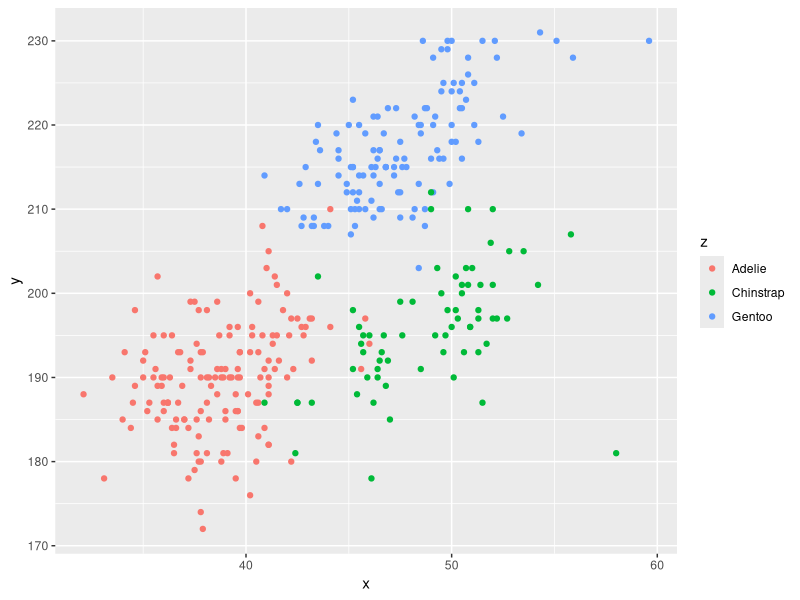

Source code (R):
## ---- chunk 1
library(tidyverse)
## ---- chunk 2
prob1_df =  
   tibble(
    samp = rnorm(10),
    samp_gt_0 = samp > 0,
    char_vec = c("a", "b", "c", "d", "e", "f", "g", "h", "i", "j"),
    factor_vec = factor(c("low","low","low","mod", "mod", "mod", "mod", "high", "high", "high")),
    )
## ---- chunk 3
mean(pull(prob1_df,samp))
mean(pull(prob1_df, samp_gt_0))
mean(pull(prob1_df, char_vec))
mean(pull(prob1_df, factor_vec))
## ---- chunk 4
as.numeric(pull(prob1_df,samp))
as.numeric(pull(prob1_df, samp_gt_0))
as.numeric(pull(prob1_df, char_vec))
as.numeric(pull(prob1_df, factor_vec))
## ---- chunk 5
as.numeric(pull(prob1_df,samp_gt_0)) * pull(prob1_df,samp)
(pull(prob1_df, factor_vec)) * pull(prob1_df, samp)
as.numeric(pull(prob1_df, factor_vec)) * pull(prob1_df, samp)
## ---- chunk 6
data( "penguins", package = "palmerpenguins")
## ---- chunk 7
summary(penguins)
## ---- chunk 8
library(tidyverse)
penguins_df = tibble(
  x = (penguins$bill_length_mm),
  y = (penguins$flipper_length_mm),
  z = (penguins$species)
)
ggplot(penguins_df, aes(x = x, y = y, color = z)) + geom_point()
